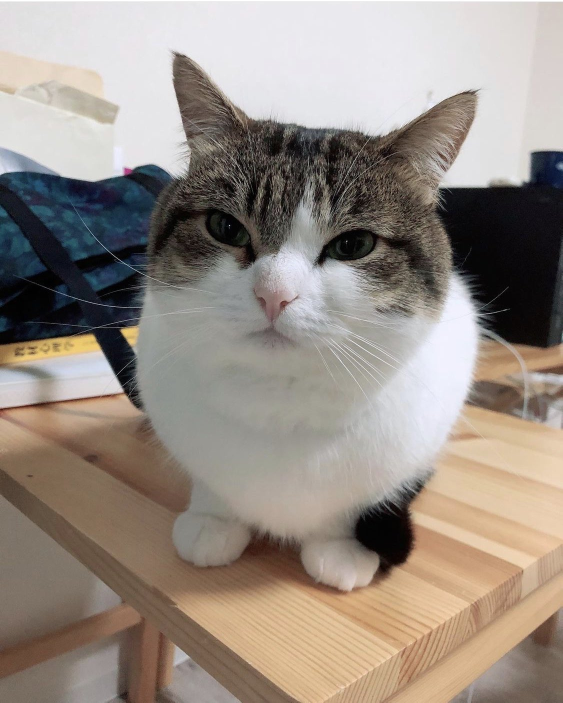
%> input picture Gatto.jpg, 1125 x 1405 px (shown at 1/2 size)
$ octave strategiastandard_ottimizzata.m   (GNU Octave 9; MATLAB toolbox functions it lacks are replaced by stand-ins)
%> lines starting %> are read from the running program, lines starting %| are printed output that depends on the picture
### Terra_3D.m
function Terra_3D(Rt)

% Terra_3D.m - Earth texture loaded in a plot.
%
% PROTOTYPE:
%   Terra_3D(Rt)
%
% DESCRIPTION:
%   Function to load the Earth modelled as a sphere inside a figure.
%
% INPUT:
%   Rt          [1x1]       Earth mean radius       [km]
%
% OUTPUT:
%   []          [figure]    Figure open with the Earth picture loaded
%
% AUTHOR:
%   Marco Nugnes, 2020, MATLAB, Terra_3D.m
% ------------------------------------------------------------------------

%% Default Input

% Set the default value for the Earth radius in case of no inputs.
if nargin < 1
    Rt = 6371;                                       % [km]
end

%%  Load the Earth image from a website
%Earth_image = 'https://www.solarsystemscope.com/textures/download/8k_earth_daymap.jpg';
Earth_image = 'Gatto.jpg';

%% Figure

% Choose the color of the figure background
background_plot = 'w';

% Create the figure
figure('Color', background_plot);
hold on;
grid on;

% Set the axes scale equal
axis equal;

% Put the axes labels
xlabel('X [km]');
ylabel('Y [km]');
zlabel('Z [km]');

% Set initial view
view(120,30);

%% Create Earth surface as a wireframe

% Define the number of panels to be used to model the sphere
npanels = 180;

% Create a 3D meshgrid of the sphere points using the ellipsoid function
[x, y, z] = ellipsoid(0, 0, 0, Rt, Rt, Rt, npanels);

% Create the globe with the surf function
globe = surf(x, y, -z, 'FaceColor', 'none', 'EdgeColor', 'none');

%% Texturemap the globe

% Load Earth image for texture map
cdata = imread(Earth_image);
%> cdata is the input picture: size 1405x1125x3 uint8; mean R, G, B 151.4, 141.2, 132.3

% Set the transparency of the globe: 1 = opaque, 0 = invisible
alpha = 1;

% Set the 'FaceColor' to 'texturemap' to apply an image on the globe, and
% specify the image data using the 'CData' property with the data loaded
% from the image. Finally, set the transparency and remove the edges.
set(globe, 'FaceColor', 'texturemap', 'CData', cdata, 'FaceAlpha', alpha, 'EdgeColor', 'none');

end

### plotOrbit.m
function [rri, rrf] = plotOrbit(a, e, i, OM, om, thi, thf, dth, unit, color_orbit)
%> called with a = 8369.7, e = 0.11, i = 0.849, OM = 1.53, om = 1.18, thi = 0, thf = 6.28, dth = 0.001

if unit == "deg"
    thi = deg2rad(thi);
    thf = deg2rad(thf);
    dth = deg2rad(dth);
end

if thi > thf
    thi = thi - 2*pi;
end

th = [thi : dth : thf]';

rr = [];
vv = [];
for j = 1:length(th)
    [r, v] = par2car(a, e, i, OM, om, th(j), unit);
    rr = [rr r];
    vv = [vv v];
end

plot3(rr(1,:), rr(2,:), rr(3,:), 'color', color_orbit, LineWidth=2);
%comet3(rr(1,:), rr(2,:), rr(3,:));

rri = rr(:, 1);
rrf = rr(:, end);

### TOF.m
function deltat = TOF(a, e, th1, th2, mu)
%> called with a = 8369.7, e = 0.11, th1 = 1.8, th2 = 6.28

% Time of flight
%
% deltat = TOF(a, e, th1, th2, mu)
%
% -----------------------------------------------------------------------------------
% Input arguments:
% a             [1x1]       semi-major axis                                 [km]
% e             [1x1]       eccentricity                                    [-]
% th1           [1x1]       initial true anomaly                            [rad]
% th2           [1x1]       final true anomaly                              [rad]
% mu            [1x1]       gravitational parameter                         [km^3/s^2]
%
% -----------------------------------------------------------------------------------
% Output arguments:
%
% deltat        [1x1]       time of flight                                  [s]
%
% -----------------------------------------------------------------------------------

% If mu is not assigned, the default value is set to Earth
if nargin == 4
    mu = 3.986e5;
end

E1 = 2 .* atan(sqrt((1 - e) ./ (1 + e)) .* tan(th1 ./ 2));
E2 = 2 .* atan(sqrt((1 - e) ./ (1 + e)) .* tan(th2 ./ 2));

for k = 1:length(a)
    if E1(k) < 0
        E1(k) = E1(k) + 2*pi;
    end

    if E2(k) < 0
        E2(k) = E2(k) + 2*pi;
    end
end

n = sqrt(mu ./ a.^3);

t1 = (E1 - e .* sin(E1)) ./ n;
t2 = (E2 - e .* sin(E2)) ./ n;

T = 2 * pi * sqrt(a.^3 / mu);

deltat = nan(1, length(a));
for k = 1:length(a)
    if t1(k) > t2(k)
        deltat(k) = T(k) - t1(k) + t2(k);
    else
        deltat(k) = t2(k) - t1(k);
    end
end

### bitangentTransfer.m
function [DeltaV1, DeltaV2, Deltat, om_f_new, om_t, a_t, e_t] = bitangentTransfer(a_i, e_i, a_f, e_f, type, om_i,  mu)

% Bitangent transfer for ellipctic orbits
%
% [DeltaV1, DeltaV2, Deltat] = bitangentTransfer(a_i, e_i, a_f, e_f, type, mu)
%
% -----------------------------------------------------------------------------------
% Input arguments:
% ai            [1x1]       initial semi-major axis                         [km]
% ei            [1x1]       initial eccentricity                            [-]
% af            [1x1]       final semi-major axis                           [km]
% ef            [1x1]       final eccentricity                              [-]
% type          [char]      maneuver type                                   [-]
% om_i          [1x1]       initial pericenter anomaly                      [rad]
% mu            [1x1]       gravitational parameter                         [km^3/s^2]
%
% -----------------------------------------------------------------------------------
% Output arguments:
%
% DeltaV1       [1x1]       1st maneuvre impulse                            [km/s]
% DeltaV2       [1x1]       2nd maneuvre impulse                            [km/s]
% Deltat        [1x1]       maneuvre time                                   [s]
% om_f_new      [1x1]       new final pericenter anomaly                    [rad]
% om_t          [1x1]       transfer pericenter anomaly                     [rad]
% -----------------------------------------------------------------------------------

% If mu is not assigned, the default value is set to Earth
if nargin == 6
    mu = 3.986e5;
end

% Setting the new pericenter anomaly as the one of the initial orbit, it may
% changes during che manuevre

om_f_new = om_i;
om_t = om_i;

% Dependening on the maneuvre selected, defines the transfer orbit

switch type

    case 'pa'

        rpi = a_i * (1 - e_i);
        raf = a_f * (1 + e_f);

        if rpi < raf
            rpt = rpi;
            rat = raf;
        else
            rat = rpi;
            rpt = raf;
            om_t = om_i + pi;
        end

        a_t = (rpt + rat)/2;
        e_t = abs(rat - rpt)/(rat + rpt);

        DeltaV1 = sqrt(mu) * ( sqrt( (2/rpt) - (1/a_t)) - sqrt(( 2/rpi) - 1/a_i));
        DeltaV2 = sqrt(mu) * ( sqrt( (2/raf) - (1/a_f)) - sqrt(( 2/rat) - 1/a_t));

    case 'ap'

        rai = a_i * (1 + e_i);
        rpf = a_f * (1 - e_f);

        if rpf < rai
            rpt = rpf;
            rat = rai;
        else
            rat = rpf;
            rpt = rai;
            om_t = om_i + pi;
        end

        a_t = (rat + rpt)/2;
        e_t = abs(rat-rpt)/(rat+rpt);
        DeltaV1 = sqrt(mu) * ( sqrt( (2/rat) - (1/a_t)) - sqrt(( 2/rai) - 1/a_i));
        DeltaV2 = sqrt(mu) * ( sqrt( (2/rpf) - (1/a_f)) - sqrt(( 2/rpt) - 1/a_t));

    case 'pp'

        rpi = a_i * (1 - e_i);
        rpf = a_f * (1 - e_f);

        if rpf < rpi
            rpt = rpf;
            rat = rpi;
            om_t = om_i + pi;
        else
            rat = rpf;
            rpt = rpi;

        end

        a_t = (rat + rpt)/2;
        e_t = abs(rat-rpt)/(rat+rpt);
        DeltaV1 = sqrt(mu) * ( sqrt( (2/rpt) - (1/a_t)) - sqrt(( 2/rpi) - 1/a_i));
        DeltaV2 = sqrt(mu) * ( sqrt( (2/rpf) - (1/a_f)) - sqrt(( 2/rat) - 1/a_t));

        om_f_new = om_i + pi;

    case 'aa'

        rai = a_i * ( 1 + e_i);
        raf = a_f * ( 1 + e_f);

        if rai < raf
            rpt = rai;
            rat = raf;
            om_t = om_i + pi;
        else
            rpt = raf;
            rat = rai;
        end

        a_t = (rat + rpt)/2;
        e_t = abs(rat-rpt)/(rat+rpt);
        DeltaV1 = sqrt(mu) * ( sqrt( (2/rpt) - (1/a_t)) - sqrt(( 2/rai) - 1/a_i));
        DeltaV2 = sqrt(mu) * ( sqrt( (2/raf) - (1/a_f)) - sqrt(( 2/rat) - 1/a_t));

        om_f_new = om_i + pi;
end

Deltat = pi * (a_t^3 /mu)^(1/2);

end


### car2par.m
function [a, e, i, OM, om, th] = car2par(rr, vv, unit, mu)

% Trasformation from cartesian coordinates to Keplerian parameters
%
% [a, e, i, OM, om, th] = car2par(rr, vv, unit, mu)
%
% -----------------------------------------------------------------------------------
% Input arguments:
% rr            [1x1]       position vector                                 [km]
% vv            [1x1]       velocity vector                                 [km/s]
% unit          [string]    unit of measure of angles ("rad" or "deg")      [-]
% mu            [1x1]       gravitational parameter                         [km^3/s^2]
%
% -----------------------------------------------------------------------------------
% Output arguments:
% a             [1x1]       semi-major axis                                 [km]
% e             [1x1]       eccentricity                                    [-]
% i             [1x1]       inclination                                     [rad/deg]
% OM            [1x1]       RAAN (Right Ascension of the Ascending Node)    [rad/deg]
% om            [1x1]       pericenter anomaly                              [rad/deg]
% th            [1x1]       true anomaly                                    [rad/deg]
%
% -----------------------------------------------------------------------------------

% If mu is not assigned, the default value is set to Earth
if nargin == 3
    mu = 3.986 * 10^5;
end

% -------------------------------------------------------------

% Finds a
r = norm(rr);
v = norm(vv);
a = 1 / ( (2/r) - (v^2 / mu) );

% Finds e
hh = cross(rr, vv);
h = norm(hh);
ee = cross(vv, hh)./mu - rr./r;
e = norm(ee);

% Finds i
i = acos(hh(3) / h);

% Calculates N vector (line of nodes)
if i >= 1e-5
    k = [0 0 1]';
    N = cross(k, hh) / norm( cross(k, hh) );
else
    N = [1 0 0]';
end


% Finds OM
OM = acos( N(1) );
if N(2) < 0
    OM = 2*pi - OM;
end

% Finds om
om = acos( dot(N, ee) / e );
if ee(3) < 0
    om = 2*pi - om;
end

% Finds th
vr = dot(vv, rr) / r;
th = acos( dot(rr, ee) / (r*e) );
if vr < 0
    th = 2*pi - th;
end

% -------------------------------------------------------------

% If output angles have to be in degrees, does the conversion
if unit == "deg"
    i = rad2deg(i);
    OM = rad2deg(OM);
    om = rad2deg(om);
    th = rad2deg(th);
end

### changeOrbitalPlane.m
function [DeltaV, omf, theta] = changeOrbitalPlane(a, e, i_i, OMi, omi, i_f, OMf, mu)

% Change of Plane maneuver
%
% [DeltaV, omf, theta] = changeOrbitalPlane(a, e, i_i, OMi, omi, i_f, OMf, mu)
%
% --------------------------------------------------------------------------------------------
% Input arguments:
% a             [1x1]       semi-major axis                                         [km]
% e             [1x1]       eccentricity                                            [-]
% i_i           [1x1]       initial inclination                                     [rad]
% OMi           [1x1]       initial RAAN (Right Ascension of the Ascending Node)    [rad]
% omi           [1x1]       initial pericenter anomaly                              [rad]
% i_f           [1x1]       final inclination                                       [rad]
% OMf           [1x1]       final RAAN (Right Ascension of the Ascending Node)      [rad]
% mu            [1x1]       gravitational parameter                                 [km^3/s^2]
%
% --------------------------------------------------------------------------------------------
% Output arguments:
% DeltaV        [2x1]       maneuver impulse (both intersections)                   [km]
% omf           [1x1]       final pericenter anomaly                                [rad]
% theta         [2x1]       true anomaly at maneuver (both intersections)           [rad]
%
% --------------------------------------------------------------------------------------------

% If mu is not assigned, the default value is set to Earth
if nargin == 7
    mu = 3.986 * 10^5;
end

DeltaOM = OMf - OMi;
Deltai = i_f - i_i;

if Deltai == 0
    error("The variation of inclination is zero")

elseif DeltaOM == 0
    alpha = Deltai;
    omf = omi;
    theta1 = 2*pi - omf;

elseif i_i == 0
    alpha = Deltai;
    omf = omi - OMf;
    theta1 = 2*pi - omf;

elseif i_f == 0
    alpha = Deltai;
    omf = omi + OMi;
    theta1 = 2*pi - omi;

elseif i_i == pi
    alpha = Deltai;
    omf = omi - OMf;
    theta1 = 2*pi - omf;

elseif i_f == pi
    alpha = Deltai;
    omf = omi + OMi;
    theta1 = 2*pi - omi;

else
    alpha = acos( cos(i_i) * cos(i_f) + sin(i_i) * sin(i_f) * cos(abs(DeltaOM)) );
    sin_ui = sin(abs(DeltaOM)) / sin(alpha) * sin(i_f);
    sin_uf = sin(abs(DeltaOM)) / sin(alpha) * sin(i_i);

    if DeltaOM > 0 && Deltai > 0
        cos_ui = (-cos(i_f) + cos(alpha) * cos(i_i)) / (sin(alpha) * sin(i_i));
        cos_uf = (cos(i_i) - cos(alpha) * cos(i_f)) / (sin(alpha) * sin(i_f));
        ui = atan2(sin_ui, cos_ui);
        uf = atan2(sin_uf, cos_uf);
        theta1 = ui - omi;
        omf = uf - theta1;

        elseif DeltaOM > 0 && Deltai < 0
            cos_ui = (cos(i_f) - cos(alpha) * cos(i_i)) / (sin(alpha) * sin(i_i));
            cos_uf = (-cos(i_i) + cos(alpha) * cos(i_f)) / (sin(alpha) * sin(i_f));
            ui = atan2(sin_ui, cos_ui);
            uf = atan2(sin_uf, cos_uf);
            theta1 = 2*pi - ui - omi;
            omf = 2*pi - uf - theta1;

        elseif DeltaOM < 0 && Deltai > 0
            cos_ui = (-cos(i_f) + cos(alpha) * cos(i_i)) / (sin(alpha) * sin(i_i));
            cos_uf = (cos(i_i) - cos(alpha) * cos(i_f)) / (sin(alpha) * sin(i_f));
            ui = atan2(sin_ui, cos_ui);
            uf = atan2(sin_uf, cos_uf);
            theta1 = 2*pi - ui - omi;
            omf = 2*pi - uf - theta1;

        elseif DeltaOM < 0 && Deltai < 0
            cos_ui = (cos(i_f) - cos(alpha) * cos(i_i)) / (sin(alpha) * sin(i_i));
            cos_uf = (-cos(i_i) + cos(alpha) * cos(i_f)) / (sin(alpha) * sin(i_f));
            ui = atan2(sin_ui, cos_ui);
            uf = atan2(sin_uf, cos_uf);
            theta1 = ui - omi;
            omf = uf - theta1;

    end
end

if theta1 < 0
    theta1 = theta1 + pi;
elseif theta1 >= pi
    theta1 = theta1 - pi;
end

theta2 = theta1 + pi;
theta = [theta1; theta2];

p = a * (1 - e^2);

V_theta = sqrt(mu / p) * (1 + e * cos(theta));
DeltaV = 2 * V_theta * sin(alpha / 2);

### changePericenterArg.m
function [DeltaV, thi, thf] = changePericenterArg(a, e, omi, omf, mu)

% Change of Pericenter Argument maneuver
%
% [DeltaV, thetai, thetaf] = changePericenterArg(a, e, omi, omf, mu)
%
% -----------------------------------------------------------------------------------
% Input arguments:
% a             [1x1]       semi-major axis                                 [km]
% e             [1x1]       eccentricity                                    [-]
% omi           [1x1]       initial pericenter anomaly                      [rad]
% omf           [1x1]       final pericenter anomaly                        [rad]
% mu            [1x1]       gravitational parameter                         [km^3/s^2]
%
% -----------------------------------------------------------------------------------
% Output arguments:
% DeltaV        [1x1]       maneuver impulse                                [km/s]
% thi           [2x1]       initial true anomalies                          [rad]
% thf           [2x1]       final true anomalies                            [rad]
%
% -----------------------------------------------------------------------------------


% If mu is not assigned, the default value is set to Earth
if nargin == 4
    mu = 3.986 * 10^5;
end

% initial and final true anomalies

delta_om = omf - omi;

thi = [(delta_om/2) pi+(delta_om/2)];
thf = [2*pi-(delta_om/2) pi-(delta_om/2)];

% maneuver impulse
p = a * (1- e^2);
v_r = sqrt(mu/p) * e * sin(delta_om/2);

DeltaV = 2*v_r;

### par2car.m
function [rr, vv] = par2car(a, e, i, OM, om, th, unit, mu)

% Trasformation from Keplerian parameters to cartesian coordinates
%
% [rr, vv] = par2car(a, e, i, OM, om, th, unit, mu)
%
% -----------------------------------------------------------------------------------
% Input arguments:
% a             [1x1]       semi-major axis                                 [km]
% e             [1x1]       eccentricity                                    [-]
% i             [1x1]       inclination                                     [rad/deg]
% OM            [1x1]       RAAN (Right Ascension of the Ascending Node)    [rad/deg]
% om            [1x1]       pericenter anomaly                              [rad/deg]
% th            [1x1]       true anomaly                                    [rad/deg]
% unit          [string]    unit of measure of angles ("rad" or "deg")      [-]
% mu            [1x1]       gravitational parameter                         [km^3/s^2]
%
% -----------------------------------------------------------------------------------
% Output arguments:
% rr            [3x1]       position vector                                 [km]
% vv            [3x1]       velocity vector                                 [km/s]
%
% -----------------------------------------------------------------------------------

% If mu is not assigned, the default value is set to Earth
if nargin == 7
    mu = 3.986 * 10^5;
end

% If angles are in degrees, converts in radians
if unit == "deg"
    i = deg2rad(i);
    OM = deg2rad(OM);
    om = deg2rad(om);
    th = deg2rad(th);
end

% -------------------------------------------------------------

% Rotation matrixes

R_OM =  [ cos(OM),    sin(OM),    0;
          -sin(OM),   cos(OM),    0;
          0,          0,          1 ];

R_i =   [ 1,          0,          0;
          0,          cos(i),     sin(i);
          0,          -sin(i),    cos(i) ];

R_om =  [ cos(om),    sin(om),    0;
          -sin(om),   cos(om),    0;
          0,          0,          1 ];

T = ( R_om * R_i * R_OM )';

% -------------------------------------------------------------

% Finds rr and vv given the input parameters

p = a * (1 - e^2);
r_norm = p / ( 1 + e * cos(th) );

rr_tilde = r_norm * [ cos(th), sin(th), 0 ]';
rr = T * rr_tilde;

vv_tilde = sqrt(mu / p) * [ -sin(th), e + cos(th), 0 ]';
vv = T * vv_tilde;

### strategiastandard_ottimizzata.m
clear; clc; close all

%% dati iniziali
rr = [-1169.7791 -8344.5289 977.8062 ]';
vv = [4.2770 -1.9310 -4.9330 ]';
[ai, ei, ii, OMi, omi, thi] = car2par(rr, vv, 'rad');
Terra_3D
plotOrbit(ai, ei, ii, OMi, omi, 0, 2*pi, 0.001, 'rad', 'r')
hold on
plot3(rr(1), rr(2), rr(3), 'ko');

%% dati finali
af = 10860;
ef = 0.2332;
i_f = 0.5284;
OMf = 3.0230;
omf = 0.4299;
thf = 0.3316;

plotOrbit(af, ef, i_f, OMf, omf, 0, 2*pi, 0.001, 'rad', 'g')
[rr2, vv2] = par2car(af, ef, i_f, OMf, omf, thf, "rad");
plot3(rr2(1), rr2(2), rr2(3), 'ko');


%% raggiungere pericentro iniziale

deltaT1 = TOF(ai, ei, thi, 2*pi);

%% bitangente PA fino a distanza apocentro finale, circolarizzazione


[DeltaV1, DeltaV2, deltaT2, om_f_new, omt, at, et] = bitangentTransfer(ai, ei, af, ef, 'pa', omi);

% arco bitangente
plotOrbit(at, et, ii, OMi, omt, 0, pi, 0.001, 'rad', 'b')

[rrpt, vvpt] = par2car(at, et, ii, OMi, omt, 0, "rad");
plot3(rrpt(1), rrpt(2), rrpt(3), 'k*');
[rrat, vvat] = par2car(at, et, ii, OMi, omt, pi, "rad");
plot3(rrat(1), rrat(2), rrat(3), 'k*');

plotOrbit(af, ef, ii, OMi, omt, 0, 2*pi, 0.001, 'rad', 'k')

%% cambio piano

% theta_cp è punto di cambio piano
[DeltaV3, om2, theta_cp] = changeOrbitalPlane(af, ef, ii, OMi, omi, i_f, OMf);
% prendo il delta v minore
DeltaV3 = DeltaV3(2);
theta_cp = theta_cp(2);

% tempo di attesa 1: da theta iniziale a theta di cambio piano
deltaT3 = TOF(af, ef, pi, theta_cp);

plotOrbit(af, ef, i_f, OMf, om2, 0, 2*pi, 0.001, 'rad', 'm')
[rrcp, vvcp] = par2car(af, ef, i_f, OMf, om2, theta_cp, "rad");
plot3(rrcp(1), rrcp(2), rrcp(3), 'k*');

%% cambio anomalia del pericentro

[DeltaV4, theta_cwi, theta_cwf] = changePericenterArg(af, ef, om2, omf);
theta_cwi = theta_cwi(1);
theta_cwf = theta_cwf(1);
deltaT4 = TOF(af, ef, theta_cp, theta_cwi);

plotOrbit(af, ef, i_f, OMf, omf, 0, 2*pi, 0.001, 'rad', 'c')
[rrcw, vvcw] = par2car(af, ef, i_f, OMf, omf, theta_cwf, "rad");
plot3(rrcw(1), rrcw(2), rrcw(3), 'k*');
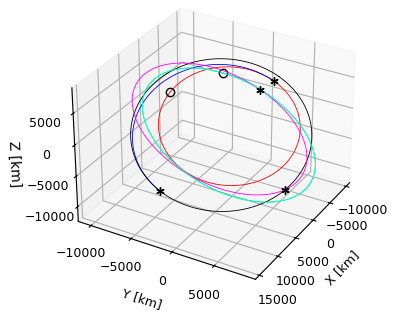
%> figure redrawn from the program's plot data

%% raggiungo punto finale

deltaT5 = TOF(af, ef, theta_cwf, thf);


%% velocità totali e tempi totali

DeltaV_tot = abs(DeltaV1) + abs(DeltaV2) + abs(DeltaV3) + abs(DeltaV4);

deltat_tot = deltaT1 + deltaT2 + deltaT3 + deltaT4 + deltaT5; %tempo in secondi

deltat_tot_h = deltat_tot/3600 %tempo in ore

%%
%%
%% plotto con i tratti giusti

% iniziale
close all
Terra_3D

plotOrbit(ai, ei, ii, OMi, omi, thi, 2*pi, 0.001, 'rad', 'r')
plotOrbit(ai, ei, ii, OMi, omi, 0, 2*pi, 0.001, 'rad', 'r--');
hold on
plot3(rr(1), rr(2), rr(3), 'ko');

% arco
plotOrbit(at, et, ii, OMi, omt, 0, pi, 0.001, 'rad', 'b')

[rrpt, vvpt] = par2car(at, et, ii, OMi, omt, 0, "rad");
plot3(rrpt(1), rrpt(2), rrpt(3), 'k*');
[rrat, vvat] = par2car(at, et, ii, OMi, omt, pi, "rad");
plot3(rrat(1), rrat(2), rrat(3), 'k*');

plotOrbit(af, ef, ii, OMi, omt, pi, theta_cp, 0.001, 'rad', 'k')

% cambio piano
plotOrbit(af, ef, i_f, OMf, om2, theta_cp, 2*pi, 0.001, 'rad', 'm')
plotOrbit(af, ef, i_f, OMf, om2, 0, theta_cwi, 0.001, 'rad', 'm')
[rrcp, vvcp] = par2car(af, ef, i_f, OMf, om2, theta_cp, "rad");
plot3(rrcp(1), rrcp(2), rrcp(3), 'k*');
%

[rrcw, vvcw] = par2car(af, ef, i_f, OMf, omf, theta_cwf, "rad");
plot3(rrcw(1), rrcw(2), rrcw(3), 'k*');

%
plotOrbit(af, ef, i_f, OMf, omf, theta_cwf, thf, 0.001, 'rad', 'g')
plotOrbit(af, ef, i_f, OMf, omf, 0, 2*pi, 0.001, 'rad', 'g--');
[rr2, vv2] = par2car(af, ef, i_f, OMf, omf, thf, "rad");
plot3(rr2(1), rr2(2), rr2(3), 'ko');
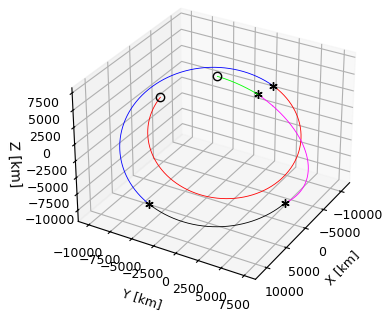
%> figure redrawn from the program's plot data; curve peaks at x = -8333.6, y = -331.9
